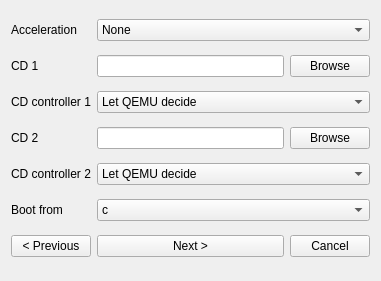
    <widget class="QWidget" name="gridLayoutWidget_25">
     <property name="geometry">
      <rect>
       <x>0</x>
       <y>0</y>
       <width>381</width>
       <height>281</height>
      </rect>
     </property>
     <layout class="QGridLayout" name="gridLayout_25">
      <item row="8" column="2">
       <widget class="QPushButton" name="btn_cancel8">
        <property name="text">
         <string>Cancel</string>
        </property>
       </widget>
      </item>
      <item row="1" column="0">
       <widget class="QLabel" name="lbl_cd1">
        <property name="text">
         <string>CD 1</string>
        </property>
       </widget>
      </item>
      <item row="0" column="1" colspan="2">
       <widget class="QComboBox" name="cb_accel">
        <item>
         <property name="text">
          <string>None</string>
         </property>
        </item>
        <item>
         <property name="text">
          <string>TCG</string>
         </property>
        </item>
        <item>
         <property name="text">
          <string>HAXM (depreciated)</string>
         </property>
        </item>
        <item>
         <property name="text">
          <string>WHPX</string>
         </property>
        </item>
        <item>
         <property name="text">
          <string>WHPX (kernel-irqchip off)</string>
         </property>
        </item>
        <item>
         <property name="text">
          <string>KVM</string>
         </property>
        </item>
       </widget>
      </item>
      <item row="8" column="0">
       <widget class="QPushButton" name="btn_prev8">
        <property name="text">
         <string>&lt; Previous</string>
        </property>
       </widget>
      </item>
      <item row="5" column="1" colspan="2">
       <widget class="QComboBox" name="cb_cdc2">
        <item>
         <property name="text">
          <string>Let QEMU decide</string>
         </property>
        </item>
        <item>
         <property name="text">
          <string>IDE</string>
         </property>
        </item>
        <item>
         <property name="text">
          <string>SCSI</string>
         </property>
        </item>
        <item>
         <property name="text">
          <string>Virtio</string>
         </property>
        </item>
       </widget>
      </item>
      <item row="4" column="0">
       <widget class="QLabel" name="lbl_cd2">
        <property name="text">
         <string>CD 2</string>
        </property>
       </widget>
      </item>
      <item row="8" column="1">
       <widget class="QPushButton" name="btn_next8">
        <property name="text">
         <string>Next &gt;</string>
        </property>
       </widget>
      </item>
      <item row="1" column="1">
       <widget class="QLineEdit" name="le_cd1"/>
      </item>
      <item row="3" column="0">
       <widget class="QLabel" name="lbl_cdc1">
        <property name="text">
         <string>CD controller 1</string>
        </property>
       </widget>
      </item>
      <item row="3" column="1" colspan="2">
       <widget class="QComboBox" name="cb_cdc1">
        <item>
         <property name="text">
          <string>Let QEMU decide</string>
         </property>
        </item>
        <item>
         <property name="text">
          <string>IDE</string>
         </property>
        </item>
        <item>
         <property name="text">
          <string>SCSI</string>
         </property>
        </item>
        <item>
         <property name="text">
          <string>Virtio</string>
         </property>
        </item>
       </widget>
      </item>
      <item row="4" column="1">
       <widget class="QLineEdit" name="le_cd2"/>
      </item>
      <item row="5" column="0">
       <widget class="QLabel" name="lbl_cdc2">
        <property name="text">
         <string>CD controller 2</string>
        </property>
       </widget>
      </item>
      <item row="1" column="2">
       <widget class="QPushButton" name="btn_cd1">
        <property name="text">
         <string>Browse</string>
        </property>
       </widget>
      </item>
      <item row="4" column="2">
       <widget class="QPushButton" name="btn_cd2">
        <property name="text">
         <string>Browse</string>
        </property>
       </widget>
      </item>
      <item row="0" column="0">
       <widget class="QLabel" name="lbl_accel">
        <property name="text">
         <string>Acceleration</string>
        </property>
       </widget>
      </item>
      <item row="6" column="0">
       <widget class="QLabel" name="lbl_bootfrom">
        <property name="text">
         <string>Boot from</string>
        </property>
       </widget>
      </item>
      <item row="6" column="1" colspan="2">
       <widget class="QComboBox" name="cb_bootfrom">
        <item>
         <property name="text">
          <string>c</string>
         </property>
        </item>
        <item>
         <property name="text">
          <string>a</string>
         </property>
        </item>
        <item>
         <property name="text">
          <string>d</string>
         </property>
        </item>
        <item>
         <property name="text">
          <string>Let QEMU decide</string>
         </property>
        </item>
       </widget>
      </item>
     </layout>
    </widget>
